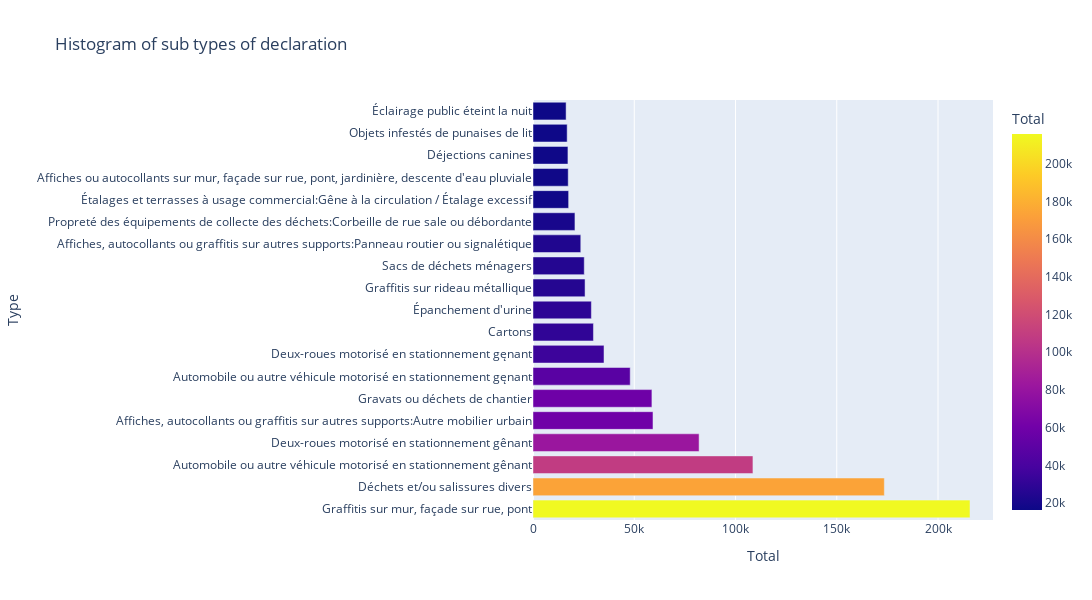

Source (notebook cell):
### Code cell
df_count_sous_type_20 = df_final['SOUS TYPE DECLARATION'].value_counts()
# without the first row because it has like 4000 k counted value
df_count_sous_type_20 = df_count_sous_type_20[1:20]
fig = px.bar(df_count_sous_type_20, y = df_count_sous_type_20.index, x = 'SOUS TYPE DECLARATION',
            color='SOUS TYPE DECLARATION',
            width=1200, height=600,
            title='Histogram of sub types of declaration',
            orientation='h',
            labels = {'index': 'Type', 'SOUS TYPE DECLARATION': 'Total'},)
fig.show()

### Figure 1 — Plotly figure (JSON) as saved in the notebook; plotly's stock layout.template omitted (floating-point values rounded to 4 significant figures)
{"data": [{"alignmentgroup": "True", "hovertemplate": "Total=%{marker.color}<br>Type=%{y}<extra></extra>", "legendgroup": "", "marker": {"color": [215795, 173497, 108607, 82017, 59251, 58726, 48005, 35063, 29845, 28827, 25703, 25310, 23594, 20713, 17599, 17391, 17255, 16873, 16343], "coloraxis": "coloraxis", "pattern": {"shape": ""}}, "name": "", "offsetgroup": "", "orientation": "h", "showlegend": false, "textposition": "auto", "type": "bar", "x": [215795, 173497, 108607, 82017, 59251, 58726, 48005, 35063, 29845, 28827, 25703, 25310, 23594, 20713, 17599, 17391, 17255, 16873, 16343], "xaxis": "x", "y": ["Graffitis sur mur, façade sur rue, pont", "Déchets et/ou salissures divers", "Automobile ou autre véhicule motorisé en stationnement gênant", "Deux-roues motorisé en stationnement gênant", "Affiches, autocollants ou graffitis sur autres supports:Autre mobilier urbain", "Gravats ou déchets de chantier", "Automobile ou autre véhicule motorisé en stationnement gęnant", "Deux-roues motorisé en stationnement gęnant", "Cartons", "Épanchement d'urine", "Graffitis sur rideau métallique", "Sacs de déchets ménagers", "Affiches, autocollants ou graffitis sur autres supports:Panneau routier ou signalétique", "Propreté des équipements de collecte des déchets:Corbeille de rue sale ou débordante", "Étalages et terrasses à usage commercial:Gêne à la circulation / Étalage excessif", "Affiches ou autocollants sur mur, façade sur rue, pont, jardinière, descente d'eau pluviale", "Déjections canines", "Objets infestés de punaises de lit", "Éclairage public éteint la nuit"], "yaxis": "y"}], "layout": {"barmode": "relative", "coloraxis": {"colorbar": {"title": {"text": "Total"}}, "colorscale": [[0, "#0d0887"], [0.1111, "#46039f"], [0.2222, "#7201a8"], [0.3333, "#9c179e"], [0.4444, "#bd3786"], [0.5556, "#d8576b"], [0.6667, "#ed7953"], [0.7778, "#fb9f3a"], [0.8889, "#fdca26"], [1, "#f0f921"]]}, "height": 600, "legend": {"tracegroupgap": 0}, "title": {"text": "Histogram of sub types of declaration"}, "width": 1200, "xaxis": {"anchor": "y", "domain": [0, 1], "title": {"text": "Total"}}, "yaxis": {"anchor": "x", "domain": [0, 1], "title": {"text": "Type"}}}}
